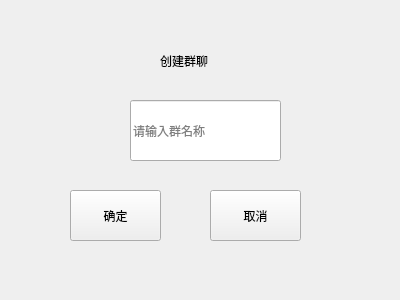
<?xml version="1.0" encoding="UTF-8"?>
<ui version="4.0">
 <class>CreateGroup</class>
 <widget class="QWidget" name="CreateGroup">
  <property name="geometry">
   <rect>
    <x>0</x>
    <y>0</y>
    <width>400</width>
    <height>300</height>
   </rect>
  </property>
  <property name="windowTitle">
   <string>Form</string>
  </property>
  <widget class="QLabel" name="label">
   <property name="geometry">
    <rect>
     <x>160</x>
     <y>40</y>
     <width>111</width>
     <height>41</height>
    </rect>
   </property>
   <property name="text">
    <string>创建群聊</string>
   </property>
  </widget>
  <widget class="QPushButton" name="pushButton_yes">
   <property name="geometry">
    <rect>
     <x>70</x>
     <y>190</y>
     <width>91</width>
     <height>51</height>
    </rect>
   </property>
   <property name="text">
    <string>确定</string>
   </property>
  </widget>
  <widget class="QLineEdit" name="lineEdit_groupname">
   <property name="geometry">
    <rect>
     <x>130</x>
     <y>100</y>
     <width>151</width>
     <height>61</height>
    </rect>
   </property>
   <property name="placeholderText">
    <string>请输入群名称</string>
   </property>
  </widget>
  <widget class="QPushButton" name="pushButton_no">
   <property name="geometry">
    <rect>
     <x>210</x>
     <y>190</y>
     <width>91</width>
     <height>51</height>
    </rect>
   </property>
   <property name="text">
    <string>取消</string>
   </property>
  </widget>
 </widget>
 <resources/>
 <connections/>
</ui>
